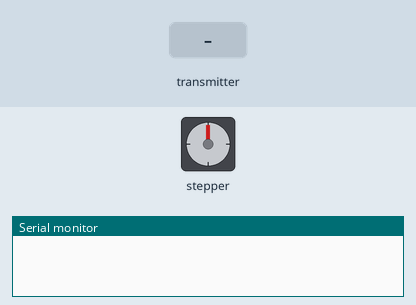
This sketch was run on a simulated ESP32. Parts: stepper motor, the last lines printed to the serial monitor. The inputs (shaded band) are chosen by the test bench. Stepper angles assume 2048 steps per turn.

Above: at 1.2 s.
1.3 s: the transmitter starts sending angle = 45
At 1.63 s:
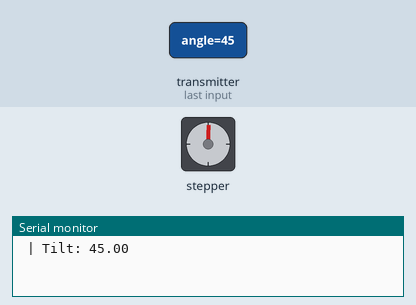
4.3 s: the transmitter starts sending angle = 180
At 6.6 s:
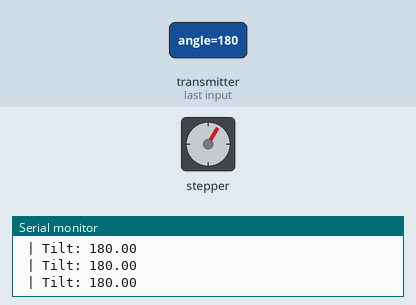
Timing chart, 0 to 8.1 s (numbered marks = the images above; inputs shaded):
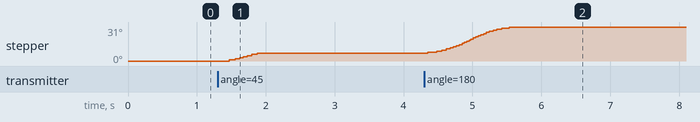

The sketch:

Receiver.ino
```cpp
#include <WiFi.h>
#include <esp_now.h>
#include <AccelStepper.h>

#define MOTOR_INTERFACE_TYPE 4
AccelStepper stepper(MOTOR_INTERFACE_TYPE, 14, 27, 26, 25);

float receivedTilt = 0;
// const float stepsPerRevolution = 200;
// const float degreeToStep = stepsPerRevolution / 360.0;

// Structure must match sender
typedef struct struct_message {
  float angle;
} struct_message;

struct_message incomingData;

// ✅ NEW: receive callback for ESP-IDF v5.x
void onReceiveData(const esp_now_recv_info_t *recv_info, const uint8_t *incomingDataRaw, int len) {
  if (len == sizeof(incomingData)) {
    memcpy(&incomingData, incomingDataRaw, sizeof(incomingData));
    receivedTilt = incomingData.angle;

    //Serial.print("Received from: ");
    char macStr[18];
    snprintf(macStr, sizeof(macStr), "%02X:%02X:%02X:%02X:%02X:%02X",
             recv_info->src_addr[0], recv_info->src_addr[1], recv_info->src_addr[2],
             recv_info->src_addr[3], recv_info->src_addr[4], recv_info->src_addr[5]);
    //Serial.print(macStr);

    Serial.print(" | Tilt: ");
    Serial.println(receivedTilt);
  }
}

void setup() {
  Serial.begin(115200);
  WiFi.mode(WIFI_STA);

  if (esp_now_init() != ESP_OK) {
    Serial.println("Error initializing ESP-NOW");
    return;
  }

  // ✅ Register the updated callback
  esp_now_register_recv_cb(onReceiveData);

  // Stepper setup
  stepper.setMaxSpeed(800);
  stepper.setAcceleration(300);

}

void loop() {
  //float speed = receivedTilt * 2.0;
  stepper.moveTo(receivedTilt);
  stepper.run();
}
```

Measured:
- after the input at 4.3 s, stepper: turns 24° clockwise in 1.2 s, starting after 0.05 s
